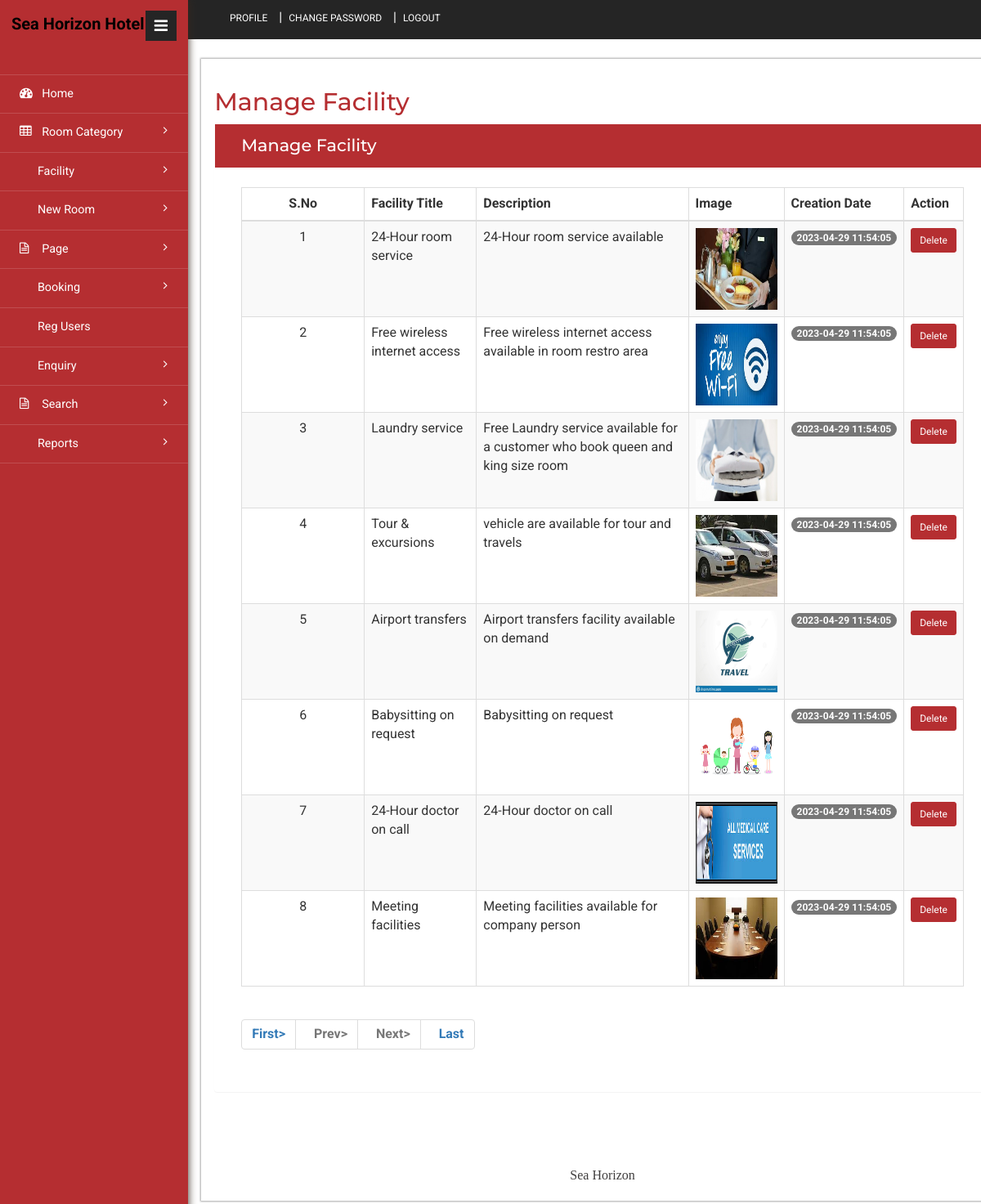
/hbms/admin/manage-facility.php (signed in), run on the app's committed database.
### tables this page shows
CREATE TABLE `tblfacility` (
  `ID` int(10) NOT NULL,
  `FacilityTitle` varchar(200) DEFAULT NULL,
  `Description` mediumtext DEFAULT NULL,
  `Image` varchar(200) DEFAULT NULL,
  `CreationDate` timestamp NULL DEFAULT current_timestamp()
);

### hbms/admin/manage-facility.php (the view, shortened to what this page needs)
<?php
include('includes/dbconnection.php');
if (strlen($_SESSION['hbmsaid'] == 0)) {
	header('location:logout.php');
} else {
?>
	<!DOCTYPE HTML>
	<html>
	<head>
		<link href="css/bootstrap.min.css" rel='stylesheet' type='text/css' />
		<link href="css/style.css" rel='stylesheet' type='text/css' />
		<link href="css/font-awesome.css" rel="stylesheet">
		<link rel="stylesheet" href="css/icon-font.min.css" type='text/css' />
	</head>
	<body>
		<div class="page-container">
			<div class="left-content">
				<div class="inner-content">
					<?php include_once('includes/header.php'); ?>
					<div class="content">
						<div class="women_main">
							<div class="grids">
								<div class="progressbar-heading grids-heading">
									<h2>Manage Facility</h2>
								</div>
								<div class="panel panel-widget forms-panel">
									<div class="forms">
										<div class="form-grids widget-shadow" data-example-id="basic-forms">
											<div class="form-title">
												<h4>Manage Facility </h4>
											</div>
											<div class="form-body">
												<table class="table table-bordered table-striped table-vcenter js-dataTable-full-pagination">
													<thead>
														<tr>
															<th class="text-center">S.No</th>
															<th>Facility Title</th>
															<th>Description</th>
															<th>Image</th>
															<th>Creation Date</th>
															<th>Action</th>
														</tr>
													</thead>
													<tbody>
														<?php
														if (isset($_GET['pageno'])) {
															$pageno = $_GET['pageno'];
														} else {
															$pageno = 1;
														}
														$no_of_records_per_page = 10;
														$offset = ($pageno - 1) * $no_of_records_per_page;
														$ret = "SELECT ID FROM tblfacility";
														$query1 = $dbh->prepare($ret);
														$query1->execute();
														$total_rows = $query1->rowCount();
														$total_pages = ceil($total_rows / $no_of_records_per_page);
														$sql = "SELECT * from tblfacility LIMIT $offset, $no_of_records_per_page";
														$query = $dbh->prepare($sql);
														$query->execute();
														$results = $query->fetchAll(PDO::FETCH_OBJ);
														$cnt = 1;
														if ($query->rowCount() > 0) {
															foreach ($results as $row) {               ?>
																<tr>
																	<td class="text-center"><?php echo htmlentities($cnt); ?></td>
																	<td class="font-w600"><?php echo htmlentities($row->FacilityTitle); ?></td>
																	<td><?php echo htmlentities($row->Description); ?></td>
																	<td><img src="images/<?php echo $row->Image; ?>" width="100" height="100"></td>
																	<td><span class="badge badge-primary"><?php echo htmlentities($row->CreationDate); ?></span></td>
																	<td class="d-none d-sm-table-cell"><a href="manage-facility.php?delid=<?php echo ($row->ID); ?>" onclick="return confirm('Do you really want to Delete ?');" class="btn btn-danger btn-sm">Delete</a></td>
																</tr>
														<?php $cnt = $cnt + 1;
															}
														} ?>
													</tbody>
												</table>
												<div align="left">
													<ul class="pagination">
														<li><a href="?pageno=1"><strong>First></strong></a></li>
														<li class="<?php if ($pageno <= 1) {
																		echo 'disabled';
																	} ?>">
															<a href="<?php if ($pageno <= 1) {
																			echo '#';
																		} else {
																			echo "?pageno=" . ($pageno - 1);
																		} ?>"><strong style="padding-left: 10px">Prev></strong></a>
														</li>
														<li class="<?php if ($pageno >= $total_pages) {
																		echo 'disabled';
																	} ?>">
															<a href="<?php if ($pageno >= $total_pages) {
																			echo '#';
																		} else {
																			echo "?pageno=" . ($pageno + 1);
																		} ?>"><strong style="padding-left: 10px">Next></strong></a>
														</li>
														<li><a href="?pageno=<?php echo $total_pages; ?>"><strong style="padding-left: 10px">Last</strong></a></li>
													</ul>
												</div>
											</div>
										</div>
									</div>
								</div>
							</div>
							<?php include_once('includes/footer.php'); ?>
						</div>
					</div>
				</div>
			</div>
			<?php include_once('includes/sidebar.php'); ?>
		</div>
	</body>
	</html><?php }  ?>

### hbms/admin/includes/header.php (shortened to what this page needs)
<div class="header-section">
                        <div class="top_bg">
                                <div class="header_top">
                                    <div class="top_right">
                                        <ul>
                                            <li><a href="profile.php">Profile</a></li>|
                                            <li><a href="change-password.php">Change Password</a></li>|
                                            <li><a href="logout.php">Logout</a></li>
                                        </ul>
                                    </div>
                                        <div class="clearfix"> </div>
                                </div>
                        </div>
                </div>

### hbms/admin/includes/footer.php (shortened to what this page needs)
<div>
            <div class="footer">
                        <p style="font-family: cursive;"> Sea Horizon </p>
            </div>
        </div>

### hbms/admin/includes/sidebar.php (shortened to what this page needs)
<div class="sidebar-menu">
                <header class="logo1">
                  <span style="color:#000; font-size:20px; font-weight:bold">Sea Horizon Hotel</span>
                    <a href="#" class="sidebar-icon"><span class="fa fa-bars"></span> </a>
                </header>
                       <div class="menu">
                                <ul id="menu" >
                                    <li><a href="dashboard.php"><i class="fa fa-tachometer"></i> <span>Home</span></a></li>
                                     <li id="menu-academico" ><a href="#"><i class="fa fa-table"></i> <span> Room Category</span> <span class="fa fa-angle-right" style="float: right"></span></a>
                                    </li>
                                      <li id="menu-academico" ><a href="#"><i class="lnr lnr-layers"></i> <span>Facility</span> <span class="fa fa-angle-right" style="float: right"></span></a>
                                 </li>
                                  <li id="menu-academico" ><a href="#"><i class="lnr lnr-pencil"></i> <span>New Room</span> <span class="fa fa-angle-right" style="float: right"></span></a>
                                 </li>
                                 <li id="menu-academico" ><a href="#"><i class="fa fa-file-text-o"></i> <span>Page</span> <span class="fa fa-angle-right" style="float: right"></span></a>
                                 </li>
                                 <li id="menu-academico" ><a href="#"><i class="lnr lnr-book"></i> <span>Booking</span> <span class="fa fa-angle-right" style="float: right"></span></a>
                                 </li>
                                <li><a href="reg-users.php"><i class="lnr lnr-users"></i> <span>Reg Users</span></a></li>
                                <li id="menu-academico" ><a href="#"><i class="lnr lnr-book"></i> <span>Enquiry</span> <span class="fa fa-angle-right" style="float: right"></span></a>
                                 </li>
                                  <li id="menu-academico" ><a href="#"><i class="fa fa-file-text-o"></i> <span>Search</span> <span class="fa fa-angle-right" style="float: right"></span></a>
                                 </li>
                                <li id="menu-academico" ><a href="#"><i class="lnr lnr-layers"></i> <span>Reports</span> <span class="fa fa-angle-right" style="float: right"></span></a>
                                 </li>
                              </ul>
                            </div>
                          </div>

### data on the page
tblfacility: FacilityTitle "24-Hour room service", Description "24-Hour room service available", Image (picture), CreationDate "2023-04-29 11:54:05"
tblfacility: FacilityTitle "Free wireless internet access", Description "Free wireless internet access available in room restro area", Image (picture), CreationDate "2023-04-29 11:54:05"
tblfacility: FacilityTitle "Laundry service", Description "Free Laundry service available for a customer who book queen and king size room", Image (picture), CreationDate "2023-04-29 11:54:05"
tblfacility: FacilityTitle "Tour & excursions", Description "vehicle are available for tour and travels", Image (picture), CreationDate "2023-04-29 11:54:05"
tblfacility: FacilityTitle "Airport transfers", Description "Airport transfers facility available on demand", Image (picture), CreationDate "2023-04-29 11:54:05"
tblfacility: FacilityTitle "Babysitting on request", Description "Babysitting on request", Image (picture), CreationDate "2023-04-29 11:54:05"
tblfacility: FacilityTitle "24-Hour doctor on call", Description "24-Hour doctor on call", Image (picture), CreationDate "2023-04-29 11:54:05"
tblfacility: FacilityTitle "Meeting facilities", Description "Meeting facilities available for company person", Image (picture), CreationDate "2023-04-29 11:54:05"
